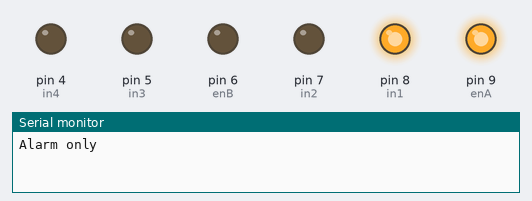
This sketch was run on a simulated Arduino Uno, built with avr-gcc and run on an emulated ATmega328P. Shown: output pins drawn as LEDs (lit = HIGH), the last lines printed to the serial monitor.

Above: at 1.0 s.
At 3.0 s:
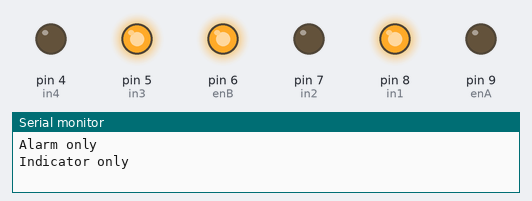
At 5.0 s:
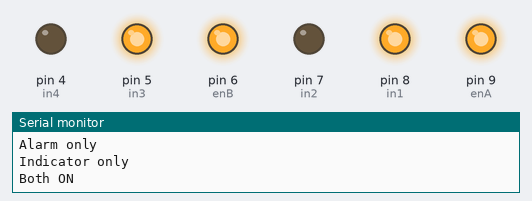
At 7.0 s:
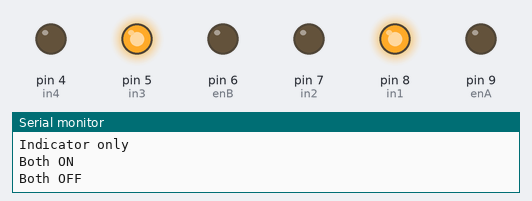
Timing chart, 0 to 9.2 s (numbered marks = the images above):
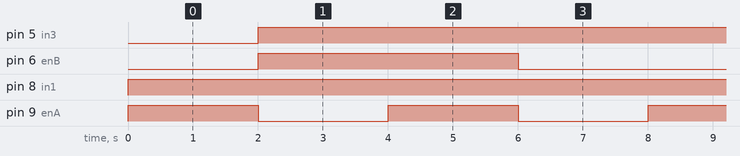

Measured:
- by itself, pin 5 (in3): LOW → HIGH at 2.0 s
- by itself, pin 6 (enB): alternates HIGH for 4.0 s and LOW for 4.0 s
- by itself, pin 8 (in1): LOW → HIGH at 0.00 s
- by itself, pin 9 (enA): alternates HIGH for 2.0 s and LOW for 2.0 s

The sketch:

project-6-code.ino
```cpp
const int enA = 9, in1 = 8, in2 = 7;
const int enB = 6, in3 = 5, in4 = 4;

void alarmOn(){
  digitalWrite(in1, HIGH);
  digitalWrite(in2, LOW);
  digitalWrite(enA, HIGH);
}

void alarmOff(){
  digitalWrite(enA, LOW);
}

void indicatorOn(){
  digitalWrite(in3, HIGH);
  digitalWrite(in4, LOW);
  digitalWrite(enB, HIGH);
}

void indicatorOff(){
  digitalWrite(enB, LOW);
}

void setup(){
  pinMode(enA, OUTPUT);
  pinMode(in1, OUTPUT);
  pinMode(in2, OUTPUT);
  pinMode(enB, OUTPUT);
  pinMode(in3, OUTPUT);
  pinMode(in4, OUTPUT);
  Serial.begin(9600);
}

void loop() {
  Serial.println("Alarm only");
  alarmOn();
  indicatorOff();
  delay(2000);

  Serial.println("Indicator only");
  alarmOff();
  indicatorOn();
  delay(2000);

  Serial.println("Both ON");
  alarmOn();
  indicatorOn();
  delay(2000);

  Serial.println("Both OFF");
  alarmOff();
  indicatorOff();
  delay(2000);
}
```
